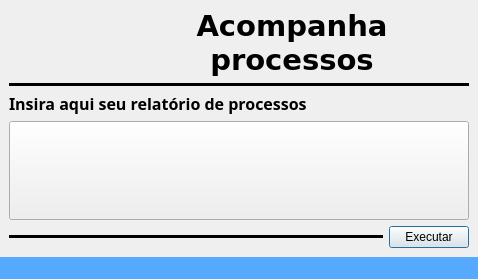
<?xml version="1.0" encoding="UTF-8"?>
<ui version="4.0">
 <class>MainWindow</class>
 <widget class="QMainWindow" name="MainWindow">
  <property name="geometry">
   <rect>
    <x>0</x>
    <y>0</y>
    <width>478</width>
    <height>279</height>
   </rect>
  </property>
  <property name="minimumSize">
   <size>
    <width>478</width>
    <height>279</height>
   </size>
  </property>
  <property name="windowTitle">
   <string>MainWindow</string>
  </property>
  <property name="toolButtonStyle">
   <enum>Qt::ToolButtonStyle::ToolButtonIconOnly</enum>
  </property>
  <property name="documentMode">
   <bool>false</bool>
  </property>
  <property name="tabShape">
   <enum>QTabWidget::TabShape::Rounded</enum>
  </property>
  <widget class="QWidget" name="centralwidget">
   <layout class="QGridLayout" name="gridLayout_2">
    <item row="3" column="0">
     <layout class="QGridLayout" name="gridLayout">
      <item row="1" column="1" colspan="3">
       <widget class="Line" name="line_1">
        <property name="frameShadow">
         <enum>QFrame::Shadow::Plain</enum>
        </property>
        <property name="lineWidth">
         <number>4</number>
        </property>
        <property name="midLineWidth">
         <number>2</number>
        </property>
        <property name="orientation">
         <enum>Qt::Orientation::Horizontal</enum>
        </property>
       </widget>
      </item>
      <item row="5" column="3">
       <widget class="QPushButton" name="pushButton">
        <property name="sizePolicy">
         <sizepolicy hsizetype="Maximum" vsizetype="Fixed">
          <horstretch>0</horstretch>
          <verstretch>0</verstretch>
         </sizepolicy>
        </property>
        <property name="focusPolicy">
         <enum>Qt::FocusPolicy::StrongFocus</enum>
        </property>
        <property name="accessibleDescription">
         <string/>
        </property>
        <property name="layoutDirection">
         <enum>Qt::LayoutDirection::LeftToRight</enum>
        </property>
        <property name="text">
         <string>Executar</string>
        </property>
        <property name="autoDefault">
         <bool>false</bool>
        </property>
        <property name="default">
         <bool>true</bool>
        </property>
        <property name="flat">
         <bool>false</bool>
        </property>
       </widget>
      </item>
      <item row="5" column="1" colspan="2">
       <widget class="Line" name="line_3">
        <property name="frameShadow">
         <enum>QFrame::Shadow::Plain</enum>
        </property>
        <property name="lineWidth">
         <number>4</number>
        </property>
        <property name="midLineWidth">
         <number>2</number>
        </property>
        <property name="orientation">
         <enum>Qt::Orientation::Horizontal</enum>
        </property>
       </widget>
      </item>
      <item row="0" column="2" colspan="2">
       <widget class="QLabel" name="label">
        <property name="sizePolicy">
         <sizepolicy hsizetype="Minimum" vsizetype="Minimum">
          <horstretch>0</horstretch>
          <verstretch>0</verstretch>
         </sizepolicy>
        </property>
        <property name="font">
         <font>
          <family>Verdana</family>
          <pointsize>22</pointsize>
          <italic>false</italic>
          <bold>true</bold>
          <strikeout>false</strikeout>
          <kerning>true</kerning>
         </font>
        </property>
        <property name="layoutDirection">
         <enum>Qt::LayoutDirection::LeftToRight</enum>
        </property>
        <property name="text">
         <string>Acompanha processos</string>
        </property>
        <property name="textFormat">
         <enum>Qt::TextFormat::AutoText</enum>
        </property>
        <property name="alignment">
         <set>Qt::AlignmentFlag::AlignCenter</set>
        </property>
        <property name="wordWrap">
         <bool>true</bool>
        </property>
       </widget>
      </item>
      <item row="4" column="1" colspan="3">
       <widget class="QPushButton" name="pushButton_2">
        <property name="sizePolicy">
         <sizepolicy hsizetype="Minimum" vsizetype="MinimumExpanding">
          <horstretch>0</horstretch>
          <verstretch>0</verstretch>
         </sizepolicy>
        </property>
        <property name="font">
         <font>
          <family>Calibri</family>
          <pointsize>22</pointsize>
          <italic>true</italic>
         </font>
        </property>
        <property name="text">
         <string/>
        </property>
        <property name="icon">
         <iconset>
          <normaloff>../imgs/upload-icon.png</normaloff>../imgs/upload-icon.png</iconset>
        </property>
        <property name="iconSize">
         <size>
          <width>75</width>
          <height>75</height>
         </size>
        </property>
       </widget>
      </item>
      <item row="0" column="1">
       <widget class="QLabel" name="logo">
        <property name="sizePolicy">
         <sizepolicy hsizetype="Preferred" vsizetype="Preferred">
          <horstretch>0</horstretch>
          <verstretch>0</verstretch>
         </sizepolicy>
        </property>
        <property name="maximumSize">
         <size>
          <width>100</width>
          <height>100</height>
         </size>
        </property>
        <property name="text">
         <string/>
        </property>
        <property name="pixmap">
         <pixmap>../imgs/procc-icon.ico</pixmap>
        </property>
        <property name="scaledContents">
         <bool>true</bool>
        </property>
       </widget>
      </item>
      <item row="2" column="1" colspan="2">
       <widget class="QLabel" name="label_2">
        <property name="sizePolicy">
         <sizepolicy hsizetype="Maximum" vsizetype="Minimum">
          <horstretch>0</horstretch>
          <verstretch>0</verstretch>
         </sizepolicy>
        </property>
        <property name="font">
         <font>
          <family>Arial Rounded MT</family>
          <pointsize>12</pointsize>
          <italic>false</italic>
          <bold>true</bold>
         </font>
        </property>
        <property name="text">
         <string>Insira aqui seu relatório de processos</string>
        </property>
        <property name="scaledContents">
         <bool>false</bool>
        </property>
        <property name="wordWrap">
         <bool>false</bool>
        </property>
       </widget>
      </item>
     </layout>
    </item>
   </layout>
  </widget>
  <widget class="QStatusBar" name="statusBar">
   <property name="styleSheet">
    <string notr="true">background-color: rgb(85, 170, 255);</string>
   </property>
  </widget>
 </widget>
 <resources/>
 <connections/>
</ui>
